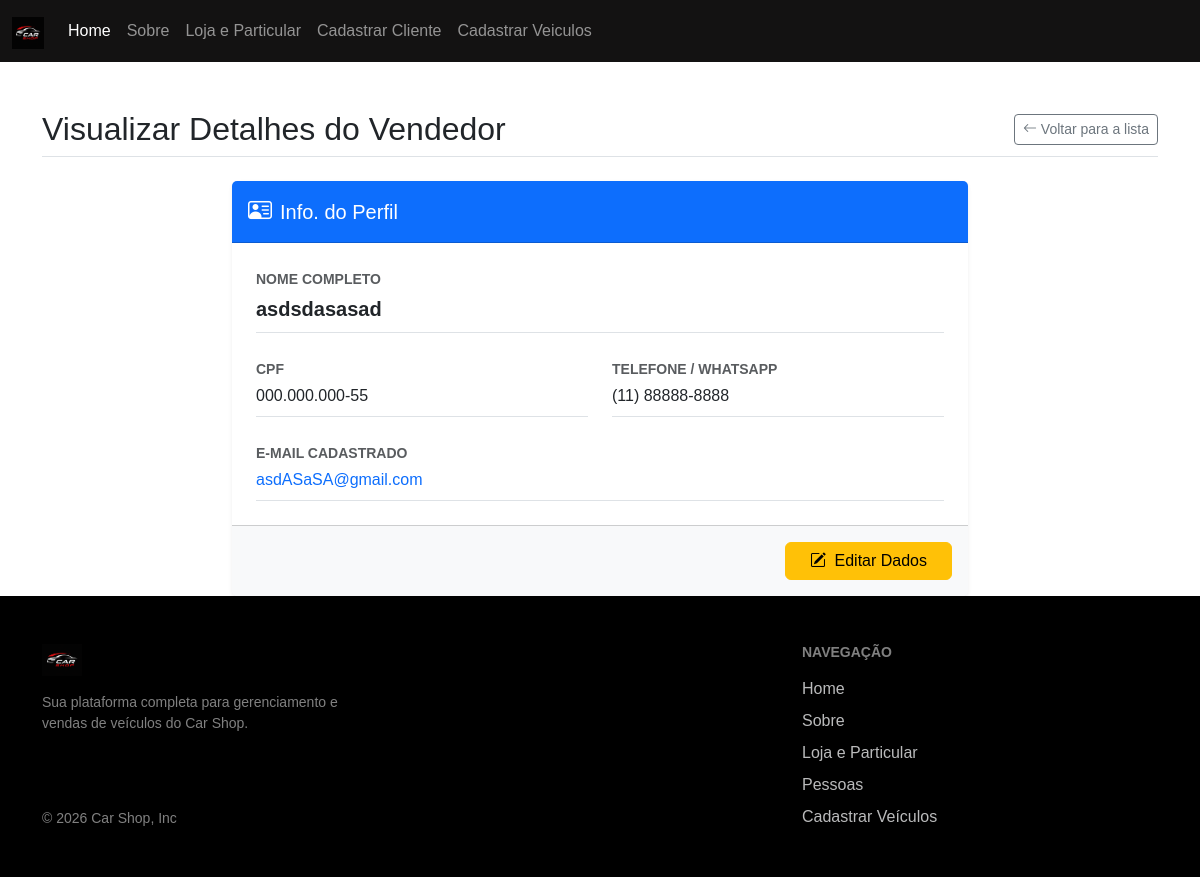
Page /vendedor-visualizar.php?id_vendedor=1 on the committed database.
### tables this page shows
CREATE TABLE `tb_vendedor` (
  `id_vendedor` int(11) NOT NULL AUTO_INCREMENT,
  `nome` varchar(100) NOT NULL,
  `cpf` varchar(14) NOT NULL,
  `email` varchar(100) NOT NULL,
  `telefone` varchar(20) NOT NULL,
  `senha` varchar(225) NOT NULL,
  `foto` varchar(1000) NOT NULL,
  `nome_da_loja` varchar(250) NOT NULL,
  `endereco` varchar(250) NOT NULL,
  `foto_da_loja` varchar(1000) NOT NULL,
  PRIMARY KEY (`id_vendedor`)
);

### vendedor-visualizar.php (the view, shortened to what this page needs)
<?php
include "include/inc-cabecalho.php";
include "inc-conexao.php";
$id_vendedor = isset($_GET['id_vendedor']) ? (int)$_GET['id_vendedor'] : 0;
$nome = $cpf = $email = $telefone = "";
if ($id_vendedor > 0) {
    $sql = "SELECT nome, cpf, email, telefone FROM tb_vendedor WHERE id_vendedor = ?";
    $stmt = mysqli_prepare($conexao, $sql);
    if ($stmt) {
        mysqli_stmt_bind_param($stmt, "i", $id_vendedor);
        mysqli_stmt_execute($stmt);
        $resultado = mysqli_stmt_get_result($stmt);
        if ($linha = mysqli_fetch_assoc($resultado)) {
            $nome     = htmlspecialchars($linha['nome']);
            $cpf      = htmlspecialchars($linha['cpf']);
            $email    = htmlspecialchars($linha['email']);
            $telefone = htmlspecialchars($linha['telefone']);
        } else {
            echo "<script>alert('Vendedor não encontrado.'); window.location='vendedor-listagem.php';</script>";
            exit;
        }
    }
} else {
    echo "<script>alert('ID inválido.'); window.location='vendedor-listagem.php';</script>";
    exit;
}
?>
<body>
    <?php include "include/inc-menu.php";?>
    <main class="container mt-5">
        <div class="d-flex justify-content-between align-items-center mb-4 pb-2 border-bottom">
            <h1 class="h2 text-dark m-0">Visualizar Detalhes do Vendedor</h1>
            <a href="vendedor-listagem.php" class="btn btn-outline-secondary btn-sm">
                <i class="bi bi-arrow-left"></i> Voltar para a lista
            </a>
        </div>
        <div class="row justify-content-center">
            <div class="col-md-8">
                <div class="card shadow-sm border-0">
                    <div class="card-header bg-primary text-white py-3">
                        <h5 class="card-title mb-0 d-flex align-items-center">
                            <i class="bi bi-person-vcard me-2 fs-4"></i> Info. do Perfil
                        </h5>
                    </div>
                    <div class="card-body p-4">
                        <div class="row g-4">
                            <div class="col-12">
                                <label class="text-muted small text-uppercase fw-bold mb-1">Nome Completo</label>
                                <p class="fs-5 text-dark border-bottom pb-2 mb-0 fw-semibold"><?=$nome; ?></p>
                            </div>
                            <div class="col-sm-6">
                                <label class="text-muted small text-uppercase fw-bold mb-1">CPF</label>
                                <p class="fs-6 text-dark border-bottom pb-2 mb-0"><?=$cpf; ?></p>
                            </div>
                            <div class="col-sm-6">
                                <label class="text-muted small text-uppercase fw-bold mb-1">Telefone / WhatsApp</label>
                                <p class="fs-6 text-dark border-bottom pb-2 mb-0"><?=$telefone; ?></p>
                            </div>
                            <div class="col-12">
                                <label class="text-muted small text-uppercase fw-bold mb-1">E-mail Cadastrado</label>
                                <p class="fs-6 text-dark border-bottom pb-2 mb-0">
                                    <a href="mailto:<?=$email; ?>" class="text-decoration-none text-primary"><?=$email; ?></a>
                                </p>
                            </div>
                        </div>
                    </div>
                    <div class="card-footer bg-light d-flex justify-content-end gap-2 py-3">
                        <a href="vendedor-editar.php?id_vendedor=<?=$id_vendedor;?>" class="btn btn-warning px-4">
                            <i class="bi bi-pencil-square me-1"></i> Editar Dados
                        </a>
                    </div>
                </div>
            </div>
        </div>
    </main>
<?php
include "include/inc-footer.php";
?>
</body>

### css/style.css (style rules this page uses)
body { font-family: 'Montserrat', sans-serif; }

### rows in the picture
tb_vendedor: nome "asdsdasasad", cpf "000.000.000-55", telefone "(11) 88888-8888", email "asdASaSA@gmail.com"
